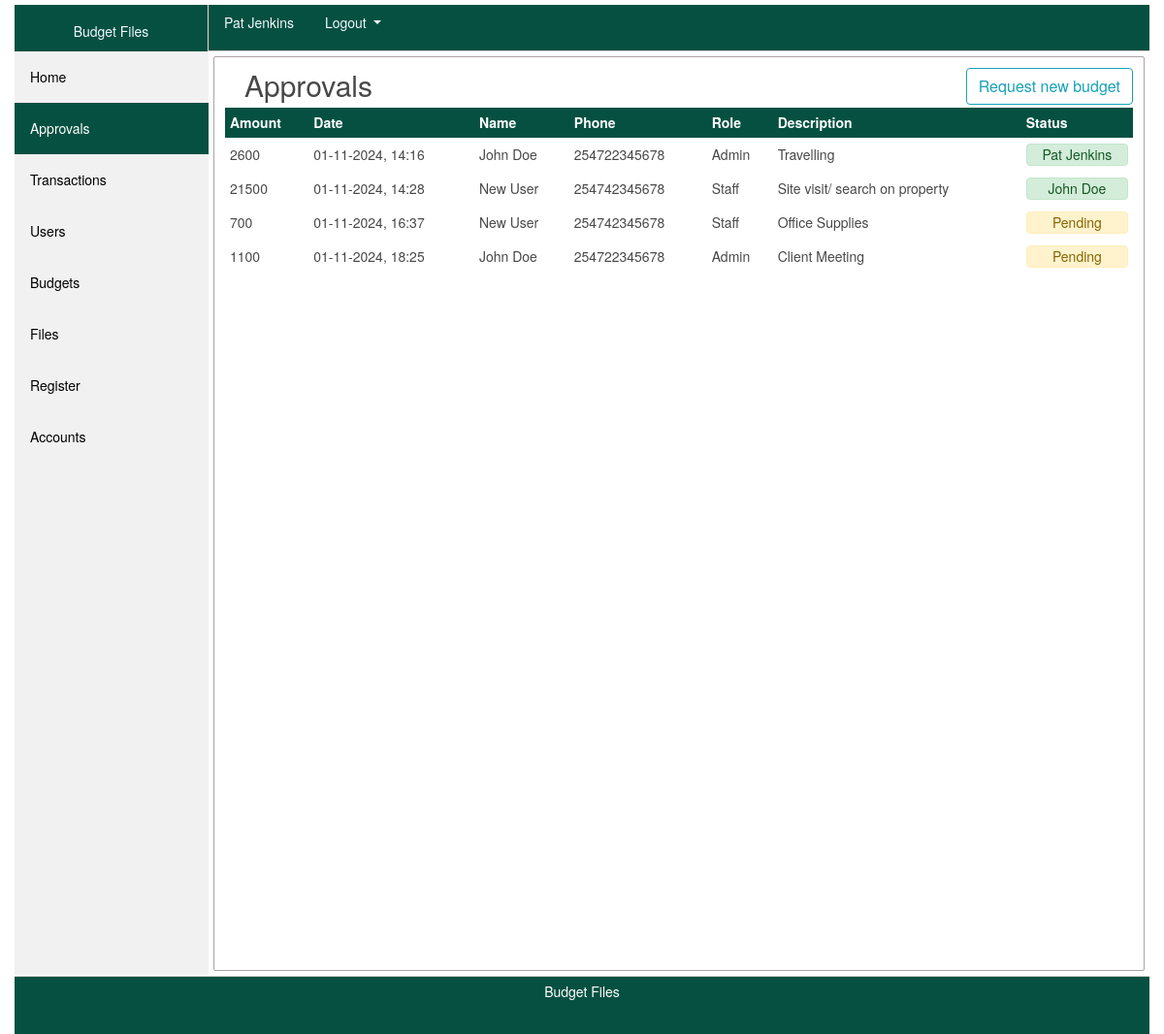
/approvals (signed in), run on the app's committed database.
### app/models/users.py (models this page shows, shortened)
class Users(db.Model, UserMixin):
    __tablename__ = 'users_table'
    id = db.Column(db.Integer, primary_key=True)
    name = db.Column(db.String(200), nullable=False)
    email = db.Column(db.String(200), unique=True, nullable=False)
    phone = db.Column(db.String(20),  unique=True, nullable=False)
    role = db.Column(db.String(20), nullable=False)
    password = db.Column(db.String(60), nullable=False)
    date = db.Column(db.DateTime(), nullable=False, default=datetime.now)
    transactions = db.relationship('Transaction', backref='phone', lazy=True) # transaction.phone // Users(current user)
    budgets = db.relationship('Budget', backref='phone', lazy=True) # budget.phone // Users(current user)

### app/models/budget.py (models this page shows, shortened)
class Budget(db.Model):
    __tablename__ = 'budgets_table'
    id = db.Column(db.Integer, primary_key=True, autoincrement=True)
    budget_id = db.Column(db.String(200), nullable=False)
    amount = db.Column(db.Integer, nullable=False)
    date = db.Column(db.DateTime, nullable=False, default=datetime.now)
    purpose = db.Column(db.String(2000), nullable=False)
    bdgt_name = db.Column(db.String(100), nullable=False)
    status = db.Column(db.Integer, nullable=False, default=0)
    approved_by = db.Column(db.String(200), nullable=False, default='0')
    user_id = db.Column(db.Integer, db.ForeignKey(users.Users.id), nullable=False)
    transactions = db.relationship('Transaction', backref='budget_id', lazy=True)

### app/views/budget/routes.py (the view)
@budgetz.route('/approvals')
@login_required
def approvals():
    budgets = Budget.query.filter(Budget.user_id != current_user.id).all()
    return render_template('approvals.html', page='approvals', title='Approvals', budgets=budgets)

### app/models/users.py (called while the page is built)
@login_manager.user_loader
def load_user(user_id):
    return Users.query.get(int(user_id))

### app/templates/approvals.html
{% extends "page_template.html" %}
{% block contents %}
    <div class="content">
        <section class="places">
            <div style="float: left;">
                <h1>Approvals</h1>
            </div>
            <div style="overflow: hidden; float: right;">
                <a href="{{ url_for('budgetz.create_budget') }}" style="text-decoration: none;">
                    <button type="button" class="btn btn-outline-info">
                        Request new budget
                    </button>
                </a>
            </div>
            <table id="users_table" class="display" style="width:100%">
                <thead style="background: #055041; color: #FFFFFF">
                    <th style="padding: 5px;">Amount</th>
                    <th style="padding: 5px;">Date</th>
                    <th style="padding: 5px;">Name</th>
                    <th style="padding: 5px;">Phone</th>
                    <th style="padding: 5px;">Role</th>
                    <th style="padding: 5px;">Description</th>
                    <th style="padding: 5px;">Status</th>
                </thead>
                <tbody>
                    {% if budgets %}
                        {% for budget in budgets %}
                                <tr class="approvals_row">
                                    <td style="padding: 5px;"><a href="{{ url_for('budgetz.view_budget', budget_id=budget.id) }}" style="text-decoration: none; color: inherit;">{{ budget.amount }}</a></td>
                                    <td style="padding: 5px;">{{ budget.date.strftime('%d-%m-%Y, %H:%M') }}</td>
                                    <td style="padding: 5px;">{{ budget.phone.name }}</td>
                                    <td style="padding: 5px;">{{ budget.phone.phone }}</td>
                                    <td style="padding: 5px;">{{ budget.phone.role }}</td>
                                    <td style="padding: 5px;">{{ budget.bdgt_name }}</td>
                                    {% if budget.status == 0 %}
                                        {% if page == 'approvals' %}
                                            <td style="padding: 5px;" class="text-center"> <div style="padding: 0; margin: 1px auto;" class="alert alert alert-warning alert-heading" role="alert"> Pending </div> </td>
                                        {% else %}
                                            <td>no data</td>
                                        {% endif %}
                                    {% elif budget.status == 1 %}
                                        <td style="padding: 5px;" class="text-center"> <div style="padding: 0; margin: 1px auto;" class="alert alert alert-success alert-heading" role="alert"> {{ budget.approved_by }} </div> </td>
                                    {% elif budget.status == 2 %}
                                        <td style="padding: 5px;" class="text-center"> <div style="padding: 0; margin: 1px auto;" class="alert alert alert-danger alert-heading" role="alert"> {{ budget.approved_by }} </div> </td>
                                    {% endif %}
                                </tr>
                        {% endfor %}
                    {% endif %}
                </tbody>
            </table>
        </section>
    </div>
{% endblock contents %}

### app/templates/header.html (shortened to what this page needs)
<header>
    <div class="user">
        {% if current_user.is_authenticated %}
            <nav class="nav">
                <a class="nav-link disabled" style="color: aliceblue;" href="#">{{ current_user.name }}</a>
                <div class="dropdown show">
                    <a class="dropdown-toggle nav-link active" style="color: aliceblue;" href="#" role="button" id="dropdownMenuLink" data-toggle="dropdown" aria-haspopup="true" aria-expanded="false">
                        Logout
                    </a>
                  </div>
            </nav>
        {% else %}
            <nav class="nav">
                <a class="nav-link disabled" style="color: aliceblue;" href="{{ url_for('login') }}">Log In</a>
                <a class="nav-link active" style="color: aliceblue;" href="{{ url_for('users.register') }}">Register</a>
            </nav>
        {% endif %}
    </div>
</header>

### app/static/4-common.css (style rules this page uses)
body { margin:0px; padding:0px; color: #484848; font-size: 14px; font-family: Circular,"Helvetica Neue",Helvetica,Arial,sans-serif; }

### app/static/3-header.css (style rules this page uses)
header { margin-left: 200px; background-color: #055041; height: 48px; border-bottom: 1px solid #CCCCCC; }

### app/static/6-filters.css (style rules this page uses)
div.content { margin: 5px 5px 5px 205px; padding: 1px 1px; height: 943px; border: 1px solid #aca4a4; border-radius: 2px; }

### app/static/100-places.css (style rules this page uses)
.places { padding: 10px; }
.user { margin-top: 5px; margin-bottom: 5px; }
h1 { display: block; width: 95%; display: block; margin-top: 0px; margin-left: 20px; margin-bottom: 5px; font-size: 30px; }

### app/templates/page_template.html (style rules this page uses)
body { margin:0px; padding:0px; color: #484848; font-size: 14px; font-family: Circular,"Helvetica Neue",Helvetica,Arial,sans-serif; }

### data on the page
Users: name "Pat Jenkins"
Budget: amount "2600", date "01-11-2024, 14:16", phone.name "John Doe", phone.phone "254722345678", phone.role "Admin", bdgt_name "Travelling", approved_by "Pat Jenkins"
Budget: amount "21500", date "01-11-2024, 14:28", phone.name "New User", phone.phone "254742345678", phone.role "Staff", bdgt_name "Site visit/ search on property", approved_by "John Doe"
Budget: amount "700", date "01-11-2024, 16:37", phone.name "New User", phone.phone "254742345678", phone.role "Staff", bdgt_name "Office Supplies", status "Pending"
Budget: amount "1100", date "01-11-2024, 18:25", phone.name "John Doe", phone.phone "254722345678", phone.role "Admin", bdgt_name "Client Meeting", status "Pending"
